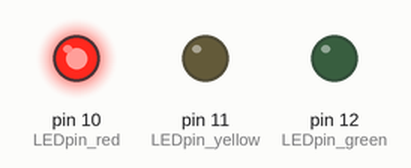
A sketch run on a simulated Arduino Uno, built with avr-gcc and run on an emulated ATmega328P. On the bench: output pins drawn as LEDs (lit = HIGH).

Above: at 2.5 s.
At 5.5 s:
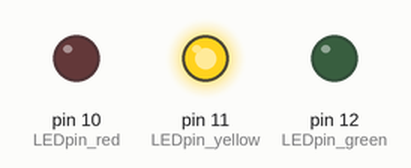
At 11.0 s:
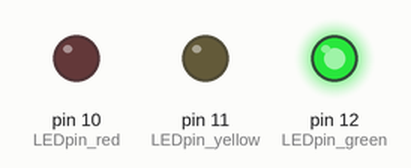
Timing chart, 0 to 20.8 s (numbered marks = the images above):
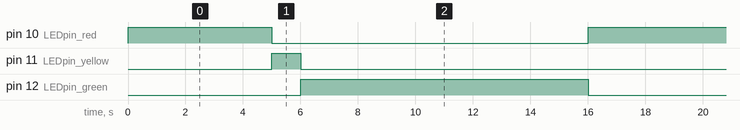

The sketch:

Task1_LEDblink_extension_complete.ino
```cpp
/* Cryoskills Introduction to Arduino
Task 1 - LED Blink
Extension Code */

const int LEDpin_red = 10; // Set the red LED to pin 10
const int LEDpin_yellow = 11; // Set the yellow LED to pin 11
const int LEDpin_green = 12; // Set the green LED to pin 12

// the setup function runs once when you press reset or power the board
void setup() {
  // initialize LEDpins as outputs
  pinMode(LEDpin_red, OUTPUT);
  pinMode(LEDpin_yellow, OUTPUT);
  pinMode(LEDpin_green, OUTPUT);
}

// the loop function runs over and over again forever
void loop() {
  digitalWrite(LEDpin_red, HIGH);  // turn the LED on (HIGH is the voltage level)
  delay(5000);                     // red LED on for 5 seconds
  digitalWrite(LEDpin_red, LOW);   // turn the LED off by making the voltage LOW

  digitalWrite(LEDpin_yellow, HIGH);  // turn the LED on (HIGH is the voltage level)
  delay(1000);                        // yellow LED on for a second
  digitalWrite(LEDpin_yellow, LOW);   // turn the LED off by making the voltage LOW

  digitalWrite(LEDpin_green, HIGH);  // turn the LED on (HIGH is the voltage level)
  delay(10000);                      // green LED on for 10 seconds
  digitalWrite(LEDpin_green, LOW);   // turn the LED off by making the voltage LOW
}
```

Measured:
- by itself, pin 10 (LEDpin_red): alternates HIGH for 5.0 s and LOW for 11.0 s
- by itself, pin 11 (LEDpin_yellow): alternates HIGH for 1.0 s and LOW for 15.0 s
- by itself, pin 12 (LEDpin_green): alternates HIGH for 10.0 s and LOW for 6.0 s
